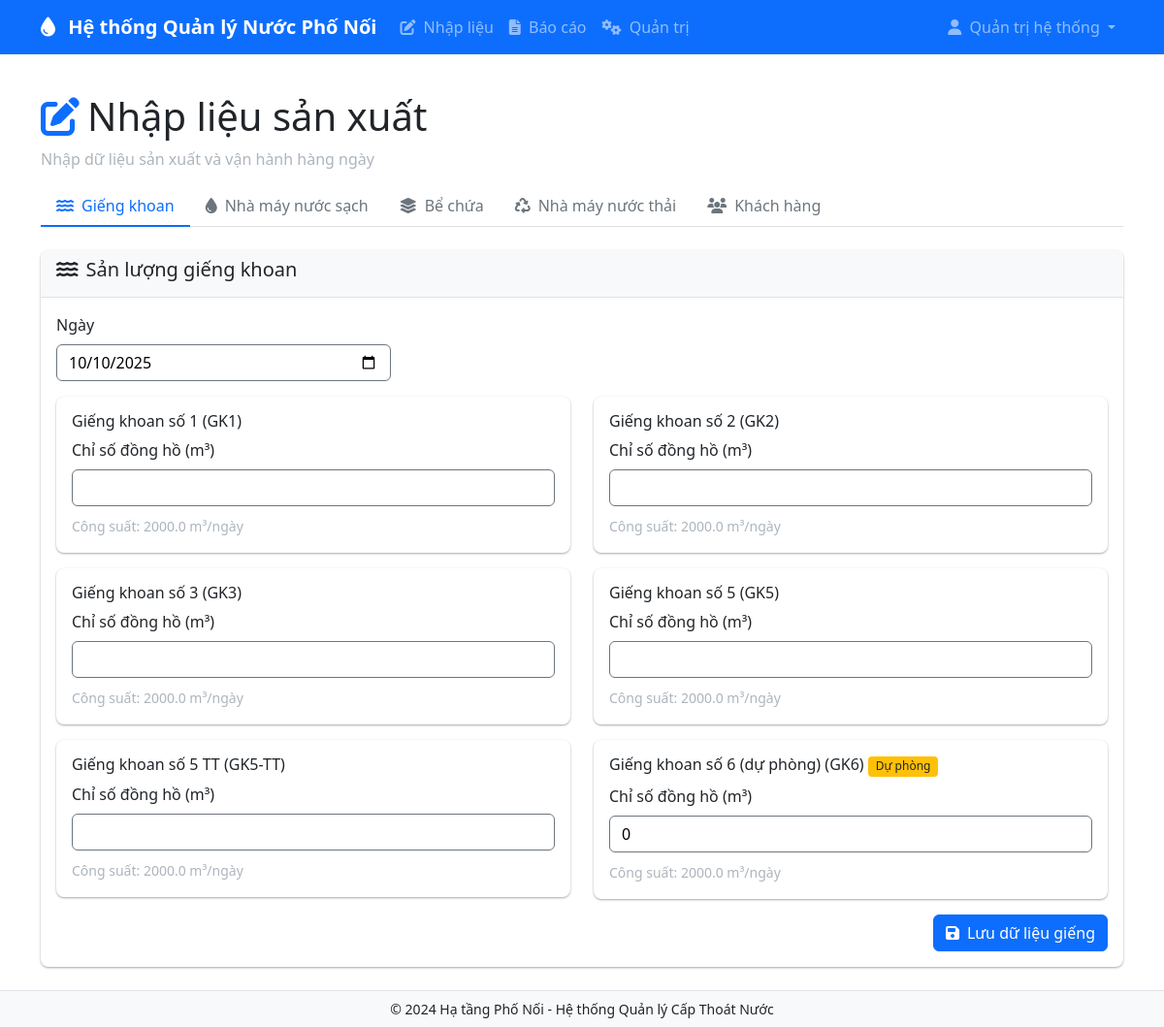
/data-entry (signed in), run on the app's committed database.
### models.py (models this page shows)
class User(UserMixin, db.Model):
    id = db.Column(db.Integer, primary_key=True)
    username = db.Column(db.String(64), unique=True, nullable=False)
    email = db.Column(db.String(120), unique=True, nullable=False)
    password_hash = db.Column(db.String(256))
    role = db.Column(Enum(UserRole), nullable=False, default=UserRole.DATA_ENTRY)
    full_name = db.Column(db.String(120))
    created_at = db.Column(db.DateTime, default=datetime.utcnow)
    is_active = db.Column(db.Boolean, default=True)

class Well(db.Model):
    id = db.Column(db.Integer, primary_key=True)
    code = db.Column(db.String(20), unique=True, nullable=False)  # GK1, GK2, etc.
    name = db.Column(db.String(100), nullable=False)
    capacity = db.Column(db.Float)  # m3/day
    is_active = db.Column(db.Boolean, default=True)
    is_backup = db.Column(db.Boolean, default=False)  # GK6 is backup

### blueprints/data_entry.py (the view)
@bp.route('/data-entry')
@login_required
def data_entry():
    if not check_permissions(current_user.role, ['data_entry', 'plant_manager', 'admin']):
        flash('You do not have permission to access this page', 'error')
        return redirect(url_for('dashboard.dashboard'))
    wells = Well.query.filter_by(is_active=True).all()
    customers = Customer.query.filter_by(is_active=True).all()
    tanks = WaterTank.query.all()
    return render_template('data_entry.html', wells=wells, customers=customers, tanks=tanks, date=date)

### app.py (called while the page is built)
@login_manager.user_loader
def load_user(user_id):
    from models import User
    return User.query.get(int(user_id))

### utils.py (called while the page is built)
def check_permissions(user_role, allowed_roles):
    if user_role == UserRole.ADMIN:
        return True
    return user_role.value in allowed_roles

### templates/data_entry.html (shortened to what this page needs)
{% extends "base.html" %}
{% block content %}
<div class="row">
    <div class="col-12">
        <h1><i class="fas fa-edit text-primary me-2"></i>Nhập liệu sản xuất</h1>
        <p class="text-muted">Nhập dữ liệu sản xuất và vận hành hàng ngày</p>
    </div>
</div>
<ul class="nav nav-tabs mb-4" id="dataEntryTabs" role="tablist">
    <li class="nav-item" role="presentation">
        <button class="nav-link active" id="wells-tab" data-bs-toggle="tab" data-bs-target="#wells" type="button" role="tab">
            <i class="fas fa-water me-2"></i>Giếng khoan
        </button>
    </li>
    <li class="nav-item" role="presentation">
        <button class="nav-link" id="clean-water-tab" data-bs-toggle="tab" data-bs-target="#clean-water" type="button" role="tab">
            <i class="fas fa-tint me-2"></i>Nhà máy nước sạch
        </button>
    </li>
        <li class="nav-item" role="presentation">
        <button class="nav-link" id="tanks-tab" data-bs-toggle="tab" data-bs-target="#tanks" type="button" role="tab">
            <i class="fas fa-layer-group me-2"></i>Bể chứa
        </button>
    </li>
    <li class="nav-item" role="presentation">
        <button class="nav-link" id="wastewater-tab" data-bs-toggle="tab" data-bs-target="#wastewater" type="button" role="tab">
            <i class="fas fa-recycle me-2"></i>Nhà máy nước thải
        </button>
    </li>
    <li class="nav-item" role="presentation">
        <button class="nav-link" id="customers-tab" data-bs-toggle="tab" data-bs-target="#customers" type="button" role="tab">
            <i class="fas fa-users me-2"></i>Khách hàng
        </button>
    </li>
</ul>
<div class="tab-content" id="dataEntryTabsContent">
    <div class="tab-pane fade show active" id="wells" role="tabpanel">
        <div class="card">
            <div class="card-header">
                <h5><i class="fas fa-water me-2"></i>Sản lượng giếng khoan</h5>
            </div>
            <div class="card-body">
                <form id="wellForm" action="{{ url_for('submit_well_data') }}" method="post">
                    <div class="row mb-3">
                        <div class="col-md-4">
                            <label for="well-date" class="form-label">Ngày</label>
                            <input type="date" class="form-control" id="well-date" name="date" value="{{ date.today() }}" required>
                        </div>
                    </div>
                    <div class="row">
                        {% for well in wells %}
                        <div class="col-md-6 mb-3">
                            <div class="card {% if well.is_backup %}border-warning{% endif %}">
                                <div class="card-body">
                                    <h6 class="card-title">
                                        {{ well.name }} ({{ well.code }})
                                        {% if well.is_backup %}
                                        <span class="badge bg-warning">Dự phòng</span>
                                        {% endif %}
                                    </h6>
                                    <div class="mb-2">
                                        <label class="form-label">Chỉ số đồng hồ (m³)</label>
                                        <input type="number" class="form-control" name="production_{{ well.id }}"
                                               step="0.1" min="0" {% if well.is_backup %}value="0" readonly{% endif %}>
                                    </div>
                                    <small class="text-muted">Công suất: {{ well.capacity }} m³/ngày</small>
                                </div>
                            </div>
                        </div>
                        {% endfor %}
                    </div>
                    <div class="text-end">
                        <button type="submit" class="btn btn-primary">
                            <i class="fas fa-save me-2"></i>Lưu dữ liệu giếng
                        </button>
                    </div>
                </form>
            </div>
        </div>
    </div>
</div>
{% endblock %}

### templates/base.html (shortened to what this page needs)
<!DOCTYPE html>
<html lang="vi" data-bs-theme="light">
<head>
    <link href="https://cdn.jsdelivr.net/npm/bootstrap@5.3.3/dist/css/bootstrap.min.css" rel="stylesheet">
    <link rel="stylesheet" href="https://cdnjs.cloudflare.com/ajax/libs/font-awesome/6.4.0/css/all.min.css">
    <link rel="stylesheet" href="{{ url_for('static', filename='css/custom.css') }}">
</head>
<body class="d-flex flex-column min-vh-100">
    <nav class="navbar navbar-expand-lg navbar-dark bg-primary">
        <div class="container">
            <a class="navbar-brand" href="{{ url_for('dashboard') }}">
                <i class="fas fa-tint me-2"></i>
                Hệ thống Quản lý Nước Phố Nối
            </a>
            <div class="collapse navbar-collapse" id="navbarNav">
                <ul class="navbar-nav me-auto">
                    {% if current_user.is_authenticated %}
                    {% if current_user.role.value in ['data_entry', 'plant_manager', 'admin'] %}
                    <li class="nav-item">
                        <a class="nav-link" href="{{ url_for('data_entry') }}">
                            <i class="fas fa-edit me-1"></i> Nhập liệu
                        </a>
                    </li>
                    {% endif %}
                    {% if current_user.role.value in ['accounting', 'plant_manager', 'leadership', 'admin'] %}
                    <li class="nav-item">
                        <a class="nav-link" href="{{ url_for('reports') }}">
                            <i class="fas fa-file-alt me-1"></i> Báo cáo
                        </a>
                    </li>
                    {% endif %}
                    {% if current_user.role.value == 'admin' %}
                    <li class="nav-item">
                        <a class="nav-link" href="{{ url_for('admin') }}">
                            <i class="fas fa-cogs me-1"></i> Quản trị
                        </a>
                    </li>
                    {% endif %}
                    {% endif %}
                </ul>
                {% if current_user.is_authenticated %}
                <ul class="navbar-nav">
                    <li class="nav-item dropdown">
                        <a class="nav-link dropdown-toggle" href="#" role="button" data-bs-toggle="dropdown">
                            <i class="fas fa-user me-1"></i> {{ current_user.full_name or current_user.username }}
                        </a>
                    </li>
                </ul>
                {% endif %}
            </div>
        </div>
    </nav>
    <main class="container my-4">
        {% block content %}{% endblock %}
    </main>
    <footer class="mt-auto py-2 bg-light border-top text-center small">
      © 2024 Hạ tầng Phố Nối - Hệ thống Quản lý Cấp Thoát Nước
    </footer>
</body>
</html>

### static/css/custom.css (style rules this page uses)
.btn { border-radius: 6px; font-weight: 500; }
.card { border: none; box-shadow: 0 1px 3px rgba(0,0,0,0.12), 0 1px 2px rgba(0,0,0,0.24); border-radius: 8px; }
.card-header { background-color: var(--bs-light); border-bottom: 1px solid var(--bs-border-color); border-radius: 8px 8px 0 0 !important; }
.form-control, .form-select { border-radius: 6px; border: 1px solid var(--bs-border-color); }
.badge { font-weight: 500; border-radius: 4px; }
.navbar-brand { font-weight: 600; }
.nav-tabs .nav-link { border-radius: 8px 8px 0 0; border: none; color: var(--bs-secondary); }
.nav-tabs .nav-link.active { background-color: var(--bs-body-bg); border-bottom: 2px solid var(--bs-primary); color: var(--bs-primary); }
.text-muted { color: #adb5bd !important; }
.form-control { color: #000000 !important; background-color: rgb(255, 255, 255) !important; border-color: #6c757d !important; }
.badge { color: #212529 !important; }
.badge.bg-warning { color: #212529 !important; }

### data on the page
User: full_name "Quản trị hệ thống"
Well: name "Giếng khoan số 1", code "GK1", capacity "2000.0"
Well: name "Giếng khoan số 2", code "GK2", capacity "2000.0"
Well: name "Giếng khoan số 3", code "GK3", capacity "2000.0"
Well: name "Giếng khoan số 5", code "GK5", capacity "2000.0"
Well: name "Giếng khoan số 5 TT", code "GK5-TT", capacity "2000.0"
Well: name "Giếng khoan số 6 (dự phòng)", code "GK6", shows "Dự phòng", is_backup "0", capacity "2000.0"
